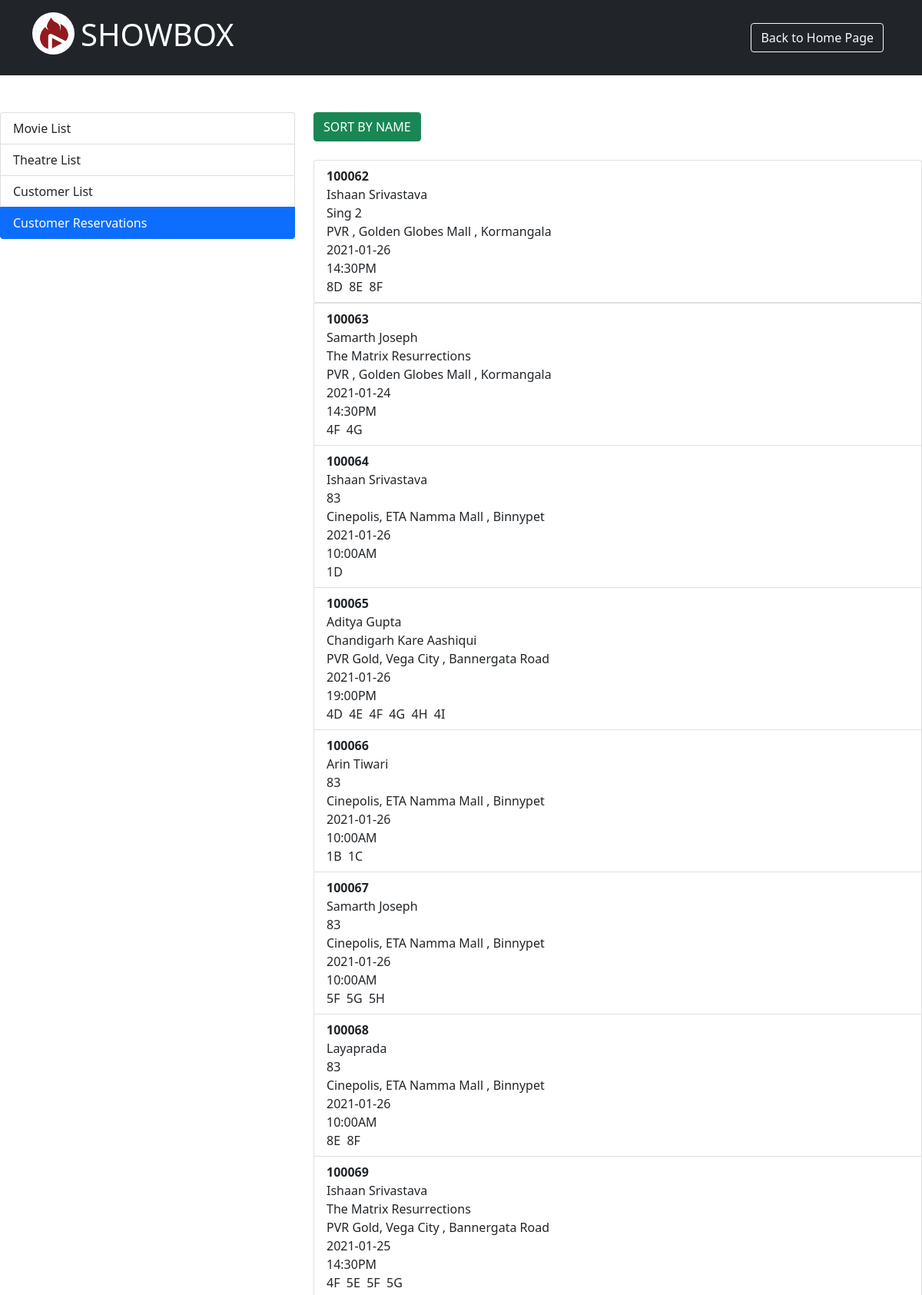
/admin_customerreservations.php (upper part), run on the app's committed database.
### tables this page shows
CREATE TABLE `booking` (
  `res_id` int(6) NOT NULL,
  `mov_id` int(4) NOT NULL,
  `th_id` int(5) NOT NULL,
  `show_date` date NOT NULL,
  `show_time` varchar(10) NOT NULL,
  `seat_id` varchar(2) NOT NULL
);

### admin_customerreservations.php (the view, shortened to what this page needs)
<!doctype html>
<html lang="en">
    <head>
        <link href="https://cdn.jsdelivr.net/npm/bootstrap@5.1.3/dist/css/bootstrap.min.css" rel="stylesheet">
    </head>
    <body>
        <?php include('admin_navbar.html'); ?><br><br>
        <div class="row">
            <div class="col-4">
                <div class="list-group">
                    <a href="admin_movielist.php" class="list-group-item list-group-item-action">Movie List</a>
                    <a href="admin_theatrelist.php" class="list-group-item list-group-item-action">Theatre List</a>
                    <a href="admin_customerlist.php" class="list-group-item list-group-item-action">Customer List</a>
                    <a href="#" class="list-group-item list-group-item-action active" aria-current="true">
                    Customer Reservations
                    </a>
                </div>
            </div>
            <div class="col-8">
                <button  class="btn btn-success">SORT BY NAME</button><br><br>
                <ul class="list-group">
                    <?php
                        $servername="localhost";
                        $username="root";
                        $password="";
                        $dbname="proj";
                        $conn=mysqli_connect($servername, $username, $password, $dbname);
                        $sql="SELECT DISTINCT(b.res_id), c.cust_name, m.mov_name, t.th_name, b.show_date, b.show_time FROM booking b, reservations r, customer c, movie m, theatre t WHERE b.res_id=r.res_id AND r.cust_id = c.cust_id AND b.th_id = t.th_id AND b.mov_id = m.mov_id ORDER BY b.res_id";
                        $query=mysqli_query($conn,$sql);
                        $valid=mysqli_num_rows($query)>0;
                        if($valid){
                            while($row=mysqli_fetch_assoc($query)){
                    ?>
                    <li class="list-group-item">
                        <b><?php echo $row['res_id'] ?></b><br>
                        <?php echo $row['cust_name'] ?><br>
                        <?php echo $row['mov_name'] ?><br>
                        <?php echo $row['th_name'] ?><br>
                        <?php echo $row['show_date'] ?><br>
                        <?php echo $row['show_time'] ?><br>
                        <?php
                            $sql1 = "SELECT seat_id FROM booking WHERE res_id = '$row[res_id]'";
                            $query1=mysqli_query($conn,$sql1);
                            $valid1=mysqli_num_rows($query1)>0;
                            if($valid1){
                                while($row1=mysqli_fetch_assoc($query1)){
                        ?>
                        <?php echo $row1['seat_id'] ?>&nbsp;
                        <?php
                            }
                        }
                        ?>
                    </li>
                </ul>
                <?php
                            }
                        }
                ?>
            </div>
        </div>
    </body>
</html>

### data on the page
booking: seat "8D"
booking: seat "8E"
booking: seat "8F"
booking: seat "4F"
booking: seat "4G"
booking: seat "1D"
booking: seat "4D"
booking: seat "4E"
booking: seat "4F"
booking: seat "4G"
booking: seat "4H"
booking: seat "4I"
booking: seat "1B"
booking: seat "1C"
booking: seat "5F"
booking: seat "5G"
booking: seat "5H"
booking: seat "8E"
booking: seat "8F"
booking: seat "4F"
booking: seat "5E"
booking: seat "5F"
booking: seat "5G"

### other printed values
$row['res_id'] "100062"
$row['cust_name'] "Ishaan Srivastava"
$row['mov_name'] "Sing 2"
$row['th_name'] "PVR , Golden Globes Mall , Kormangala"
$row['show_date'] "2021-01-26"
$row['show_time'] "14:30PM"
$row['res_id'] "100063"
$row['cust_name'] "Samarth Joseph"
$row['mov_name'] "The Matrix Resurrections"
$row['show_date'] "2021-01-24"
$row['res_id'] "100064"
$row['mov_name'] "83"
$row['th_name'] "Cinepolis, ETA Namma Mall , Binnypet"
$row['show_time'] "10:00AM"
$row['res_id'] "100065"
